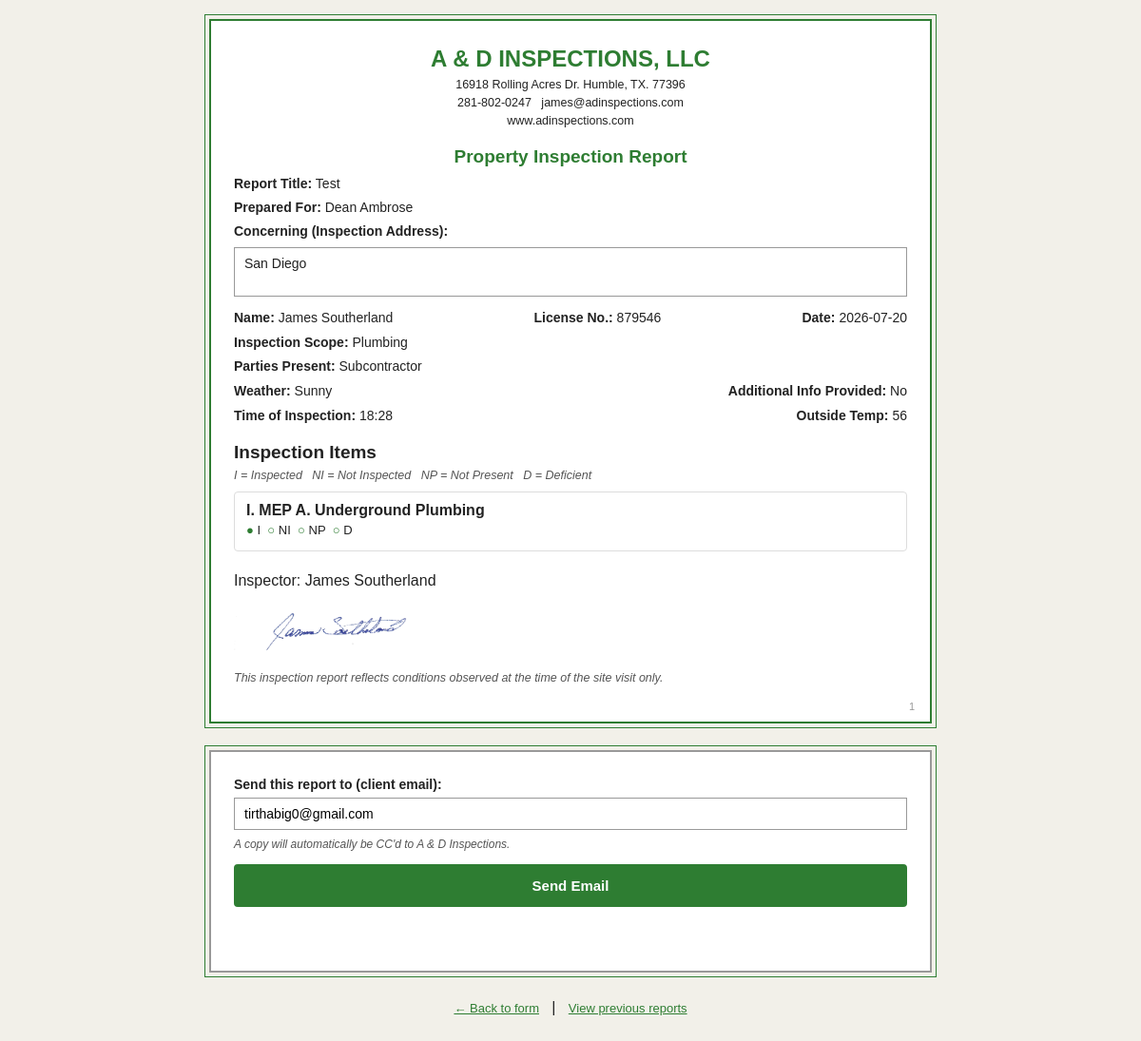
Page /report_plumbing.php?id=p6a5df0946dc123.91438285 (signed in) on the committed database.
### tables this page shows
CREATE TABLE `plumbing_inspections` (
  `id` varchar(40) NOT NULL,
  `report_title` varchar(255) DEFAULT '',
  `client` varchar(255) NOT NULL,
  `inspection_address` varchar(500) NOT NULL,
  `inspector_license` varchar(100) DEFAULT '',
  `inspector_name` varchar(255) DEFAULT '',
  `inspection_date` date NOT NULL,
  `scope_plumbing` tinyint(1) NOT NULL DEFAULT 0,
  `scope_electrical` tinyint(1) NOT NULL DEFAULT 0,
  `scope_hvac` tinyint(1) NOT NULL DEFAULT 0,
  `scope_other` tinyint(1) NOT NULL DEFAULT 0,
  `scope_other_text` varchar(255) DEFAULT '',
  `parties_superintendent` tinyint(1) NOT NULL DEFAULT 0,
  `parties_subcontractor` tinyint(1) NOT NULL DEFAULT 0,
  `parties_other` tinyint(1) NOT NULL DEFAULT 0,
  `parties_other_text` varchar(255) DEFAULT '',
  `weather` varchar(20) DEFAULT '',
  `time_of_inspection` varchar(20) DEFAULT '',
  `outside_temp` varchar(20) DEFAULT '',
  `additional_info` varchar(10) DEFAULT '',
  `items` longtext NOT NULL CHECK (json_valid(`items`)),
  `recipient_email` varchar(255) DEFAULT '',
  `saved_at` datetime NOT NULL
);

### report_render_plumbing.php (the view, shortened to what this page needs)
<?php
function render_plumbing_report_html($r) {
    $esc = function ($v) { return htmlspecialchars((string) $v, ENT_QUOTES, 'UTF-8'); };
    $items = is_array($r['items']) ? $r['items'] : (json_decode($r['items'], true) ?: []);
    $scopeLabels = [];
    if (!empty($r['scope_plumbing']))   $scopeLabels[] = 'Plumbing';
    $partyLabels = [];
    if (!empty($r['parties_subcontractor']))   $partyLabels[] = 'Subcontractor';
    $itemsHtml = '';
    foreach ($items as $item) {
        $status = isset($item['status']) ? $item['status'] : '';
        $statusCells = '';
        foreach (['I', 'NI', 'NP', 'D'] as $code) {
            $mark = ($status === $code) ? '&#9679;' : '&#9675;';
            $statusCells .= '<span class="rp-radio">' . $mark . '</span> ' . $code . '&nbsp;&nbsp;';
        }
        $catLine = trim((isset($item['category']) ? $item['category'] : '') . '  ' . (isset($item['subcategory']) ? $item['subcategory'] : ''));
        $itemsHtml .=
            '<div style="border:1px solid #ddd;border-radius:4px;padding:10px 12px;margin:8px 0;">' .
                '<div style="font-weight:bold;">' . $esc($catLine !== '' ? $catLine : '-') . '</div>' .
                '<div style="margin:4px 0;font-size:13px;">' . $statusCells . '</div>' .
                (!empty($item['findings']) ? '<div style="font-size:13px;color:#444;margin-top:4px;">' . nl2br($esc($item['findings'])) . '</div>' : '') .
            '</div>';
    }
    ?>
    <div class="rp-sheet">
        <?php include __DIR__ . '/report_letterhead.php'; ?>
        <h2 class="rp-h2" style="text-align:center;color:#2E7D32;">Property Inspection Report</h2>
        <?php if (!empty($r['report_title'])): ?>
        <div class="rp-field"><span class="rp-label">Report Title:</span> <?php echo $esc($r['report_title']); ?></div>
        <?php endif; ?>
        <div class="rp-field"><span class="rp-label">Prepared For:</span> <?php echo $esc($r['client']); ?></div>
        <div class="rp-field"><span class="rp-label">Concerning (Inspection Address):</span></div>
        <div class="rp-box"><?php echo $esc($r['inspection_address']); ?></div>
        <div class="rp-row" style="margin-top:14px;">
            <div><span class="rp-label">Name:</span> <?php echo $esc($r['inspector_name']); ?></div>
            <div><span class="rp-label">License No.:</span> <?php echo $esc($r['inspector_license']); ?></div>
            <div><span class="rp-label">Date:</span> <?php echo $esc($r['inspection_date']); ?></div>
        </div>
        <div class="rp-field" style="margin-top:10px;"><span class="rp-label">Inspection Scope:</span> <?php echo $esc(implode(', ', $scopeLabels) ?: '-'); ?></div>
        <div class="rp-field"><span class="rp-label">Parties Present:</span> <?php echo $esc(implode(', ', $partyLabels) ?: '-'); ?></div>
        <div class="rp-row">
            <div><span class="rp-label">Weather:</span> <?php echo $esc($r['weather']); ?></div>
            <div><span class="rp-label">Additional Info Provided:</span> <?php echo $esc($r['additional_info']); ?></div>
        </div>
        <div class="rp-row">
            <div><span class="rp-label">Time of Inspection:</span> <?php echo $esc($r['time_of_inspection']); ?></div>
            <div><span class="rp-label">Outside Temp:</span> <?php echo $esc($r['outside_temp']); ?></div>
        </div>
        <h2 class="rp-h2" style="margin-top:20px;">Inspection Items</h2>
        <div class="legend-row" style="font-size:12.5px;color:#555;font-style:italic;margin-bottom:10px;">I = Inspected &nbsp; NI = Not Inspected &nbsp; NP = Not Present &nbsp; D = Deficient</div>
        <?php echo $itemsHtml; ?>
        <p style="margin-top:22px;">Inspector: <?php echo $esc($r['inspector_name']); ?></p>
        <img src="image/signature.png" alt="signature" style="height:44px;margin:4px 0;">
        <p class="rp-note">This inspection report reflects conditions observed at the time of the site visit only.</p>
    </div>
    <?php
    return ob_get_clean();
}
    ?>

### report_plumbing.php (shortened to what this page needs)
<?php
require_once 'config.php';
require_once 'report_render_plumbing.php';
$id = isset($_GET['id']) ? $_GET['id'] : '';
$stmt = mysqli_prepare($conn, "SELECT * FROM plumbing_inspections WHERE id = ?");
mysqli_stmt_bind_param($stmt, 's', $id);
mysqli_stmt_execute($stmt);
$result = mysqli_stmt_get_result($stmt);
$record = mysqli_fetch_assoc($result);
$record['items'] = json_decode($record['items'], true);
?>
<!DOCTYPE html>
<html lang="en">
<head>
<link rel="stylesheet" href="report.css">
</head>
<body>
<?php echo render_plumbing_report_html($record); ?>
<div class="rp-sheet no-pagenum" style="max-width:760px;border-color:#999;">
  <label for="r-recipient" style="font-weight:bold;font-family:Arial,sans-serif;font-size:14px;display:block;margin-bottom:6px;">Send this report to (client email):</label>
  <input type="email" id="r-recipient" placeholder="client@example.com"
         value="<?php echo htmlspecialchars($record['recipient_email'], ENT_QUOTES, 'UTF-8'); ?>"
         style="width:100%;font-family:Arial,sans-serif;font-size:14px;padding:8px 10px;border:1px solid #999;box-sizing:border-box;">
  <p style="font-size:12px;color:#555;font-style:italic;margin:8px 0 0;">A copy will automatically be CC'd to A &amp; D Inspections.</p>
  <button id="r-send-btn" type="button"
          style="margin-top:14px;width:100%;padding:12px;border-radius:4px;font-family:Arial,sans-serif;font-weight:bold;font-size:15px;cursor:pointer;border:2px solid #2E7D32;background:#2E7D32;color:#fff;">
    Send Email
  </button>
  <p id="r-status" style="text-align:center;font-family:Arial,sans-serif;font-size:13px;font-weight:bold;min-height:18px;margin-top:10px;"></p>
</div>
<div style="text-align:center;margin-top:10px;">
  <a href="form_plumbing_inspection.php" style="color:#2E7D32;font-family:Arial,sans-serif;font-size:13px;">&larr; Back to form</a>
  &nbsp;&nbsp;|&nbsp;&nbsp;
  <a href="reports_list_plumbing.php" style="color:#2E7D32;font-family:Arial,sans-serif;font-size:13px;">View previous reports</a>
</div>
</body>
</html>

### report.css (style rules this page uses)
body { background:#F2F0E9; font-family:Arial, Helvetica, sans-serif; color:#222; margin:0; padding:20px 10px 60px; }
.rp-sheet { max-width:760px; margin:0 auto 28px; background:#fff; border:2px solid #2E7D32; outline:1px solid #2E7D32; outline-offset:4px; padding:26px 24px; box-sizing:border-box; position:relative; counter-increment:rp-page; }
.rp-sheet::after { content:counter(rp-page); position:absolute; bottom:10px; right:16px; font-family:Arial, Helvetica, sans-serif; font-size:11px; color:#999; }
.rp-sheet.no-pagenum::after { content:none; }
body { counter-reset:rp-page; }
.rp-h2 { font-size:19px; margin:0 0 6px; }
.rp-field { margin:9px 0; font-size:14px; }
.rp-label { font-weight:bold; }
.rp-box { border:1px solid #999; min-height:34px; padding:8px 10px; margin-top:4px; font-size:14px; }
.rp-row { display:flex; justify-content:space-between; flex-wrap:wrap; gap:10px; font-size:14px; margin-top:10px; }
.rp-note { font-size:12.5px; font-style:italic; color:#555; margin-top:14px; }
.rp-radio { color:#2E7D32; font-weight:bold; }

### rows in the picture
plumbing_inspections: report_title "Test", client "Dean Ambrose", inspection_address "San Diego", inspector_name "James Southerland", inspector_license "879546", inspection_date "2026-07-20", weather "Sunny", additional_info "No", time_of_inspection "18:28", outside_temp "56", recipient_email "tirthabig0@gmail.com"

### other values in the picture
$COMPANY_NAME "A & D INSPECTIONS, LLC"
$COMPANY_ADDRESS "16918 Rolling Acres Dr. Humble, TX. 77396"
$COMPANY_PHONE "281-802-0247"
$COMPANY_EMAIL "james@adinspections.com"
$COMPANY_WEBSITE "www.adinspections.com"
$esc(implode(', ', $scopeLabels) ?: '-') "Plumbing"
$esc(implode(', ', $partyLabels) ?: '-') "Subcontractor"
$esc($catLine !== '' ? $catLine : '-') "I. MEP A. Underground Plumbing"
$mark "●"
$code "I"
$mark "○"
$code "NI"
$code "NP"
$code "D"
